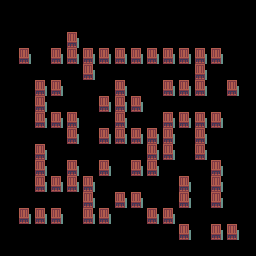

This is a level from a 2D game, rendered from its Tiled map with the project's own tilesets. A one-line summary and the complete map file follow:
An orthogonal 16x16 tile map with 16x16 px tiles, 1 tile layer (Layout), 5 tilesets.

<map version="1.0" tiledversion="1.1.2" orientation="orthogonal" renderorder="right-down" width="16" height="16" tilewidth="16" tileheight="16" infinite="0" nextobjectid="1">
 <tileset firstgid="1" source="world1_tileset.tsx" />
 <tileset firstgid="241" source="world1_doors_front.tsx" />
 <tileset firstgid="385" source="world1_doors_side.tsx" />
 <tileset firstgid="475" source="object_rocks.tsx" />
 <tileset firstgid="476" source="large_crates.tsx" />
 <layer name="Layout" width="16" height="16">
  <data encoding="csv">
0,0,0,0,0,0,0,0,0,0,0,0,0,0,0,0,
0,0,0,0,0,0,0,0,0,0,0,0,0,0,0,0,
0,0,0,0,183,0,0,0,0,0,0,0,0,0,0,0,
0,183,0,183,183,183,183,183,183,183,183,183,183,183,0,0,
0,0,0,0,0,183,0,0,0,0,0,0,183,0,0,0,
0,0,183,183,0,0,0,183,0,0,183,183,183,0,183,0,
0,0,183,0,0,0,183,183,183,0,0,0,0,0,0,0,
0,0,183,183,183,0,0,183,0,0,183,183,183,183,0,0,
0,0,0,0,183,0,183,183,183,183,183,0,183,0,0,0,
0,0,183,0,0,0,0,0,0,183,183,0,183,0,0,0,
0,0,183,0,183,0,183,0,183,183,0,0,0,183,0,0,
0,0,183,183,183,183,0,0,0,0,0,183,0,183,0,0,
0,0,0,0,0,183,0,183,183,0,0,183,0,183,0,0,
0,183,183,183,0,183,183,0,0,183,183,0,0,0,0,0,
0,0,0,0,0,0,0,0,0,0,0,183,0,183,183,0,
0,0,0,0,0,0,0,0,0,0,0,0,0,0,0,0
</data>
 </layer>
</map>
